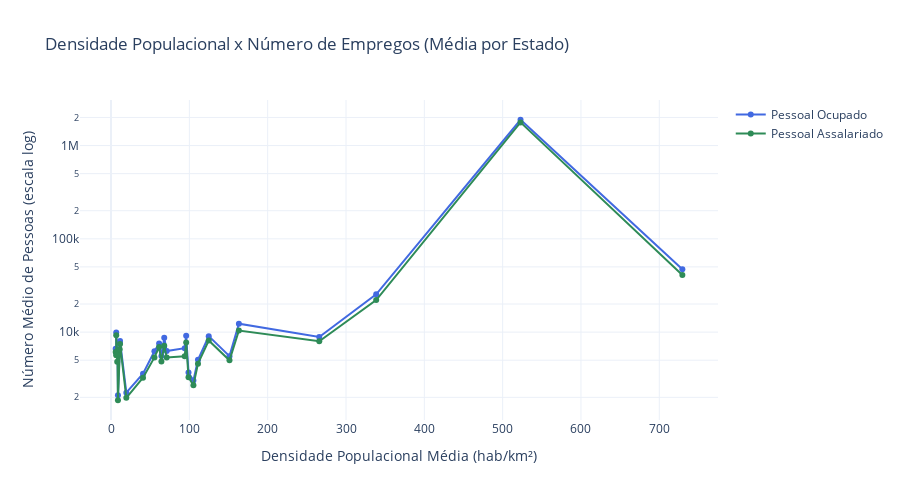

The notebook cell this image was saved under:
### Markdown cell above
<a id="4"></a>
### 4 - Estados mais populosos têm mais empregos, mas piores indicadores de saúde?
#### O primeiro gráfico, que analisa densidade populacional versus número de empregos, mostra que estados mais densamente povoados tendem a ter mais empregos formais e informais, devido à urbanização e maior atividade econômica. O Distrito Federal é um destaque, com altíssimo número de empregos, sendo um outlier positivo.

### Code cell
# Carregar os dados
df = pd.read_csv("dataFrame/BrStatsAtualizada.csv", sep=";", low_memory=False)

# Converter colunas
for col in ["povoamento", "PessoalOcupado", "PessoalAssalariado"]:
    df[col] = pd.to_numeric(df[col].astype(str).str.replace(",", "."), errors="coerce")

# Agrupar por estado (UF)
df_estado = df.groupby("UF")[["povoamento", "PessoalOcupado", "PessoalAssalariado"]].mean().reset_index()

# Ordenar pela densidade populacional
df_estado = df_estado.sort_values("povoamento")

# Criar gráfico de linhas
fig = go.Figure()

fig.add_trace(go.Scatter(
    x=df_estado["povoamento"],
    y=df_estado["PessoalOcupado"],
    mode="lines+markers",
    name="Pessoal Ocupado",
    line=dict(color="royalblue"),
    hovertext=df_estado["UF"]
))

fig.add_trace(go.Scatter(
    x=df_estado["povoamento"],
    y=df_estado["PessoalAssalariado"],
    mode="lines+markers",
    name="Pessoal Assalariado",
    line=dict(color="seagreen"),
    hovertext=df_estado["UF"]
))

fig.update_layout(
    title="Densidade Populacional x Número de Empregos (Média por Estado)",
    xaxis_title="Densidade Populacional Média (hab/km²)",
    yaxis_title="Número Médio de Pessoas (escala log)",
    height=500,
    width=900,
    template="plotly_white",
    hovermode="x unified"
)

fig.update_yaxes(type='log')


fig.show()

### Figure 1 — Plotly figure (JSON) as saved in the notebook; plotly's stock layout.template omitted (floating-point values rounded to 4 significant figures)
{"data": [{"hovertext": ["RR", "AC", "AM", "MT", "RO", "TO", "MS", "AP", "PI", "MA", "GO", "PA", "BA", "PR", "MG", "RS", "SC", "RN", "PB", "AL", "CE", "SE", "ES", "PE", "SP", "DF", "RJ"], "line": {"color": "royalblue"}, "mode": "lines+markers", "name": "Pessoal Ocupado", "type": "scatter", "x": [5.887, 6.593, 6.626, 7.872, 8.242, 8.82, 11.0, 11.49, 19.54, 40.82, 55.4, 61.39, 64.32, 67.93, 71.06, 94.0, 95.92, 98.9, 105.2, 111.0, 124.7, 151.2, 163.2, 265.9, 338.5, 522.8, 729.4], "y": [6619.0, 6013.0, 9931.0, 5703.0, 6559.0, 2103.0, 7598.0, 8016.0, 2244.0, 3581.0, 6221.0, 7557.0, 5546.0, 8692.0, 6260.0, 6714.0, 9148.0, 3696.0, 3035.0, 5049.0, 9055.0, 5525.0, 12310.0, 8878.0, 25400.0, 1889000.0, 47310.0]}, {"hovertext": ["RR", "AC", "AM", "MT", "RO", "TO", "MS", "AP", "PI", "MA", "GO", "PA", "BA", "PR", "MG", "RS", "SC", "RN", "PB", "AL", "CE", "SE", "ES", "PE", "SP", "DF", "RJ"], "line": {"color": "seagreen"}, "mode": "lines+markers", "name": "Pessoal Assalariado", "type": "scatter", "x": [5.887, 6.593, 6.626, 7.872, 8.242, 8.82, 11.0, 11.49, 19.54, 40.82, 55.4, 61.39, 64.32, 67.93, 71.06, 94.0, 95.92, 98.9, 105.2, 111.0, 124.7, 151.2, 163.2, 265.9, 338.5, 522.8, 729.4], "y": [6108.0, 5652.0, 9265.0, 4800.0, 5710.0, 1861.0, 6553.0, 7469.0, 1975.0, 3242.0, 5360.0, 6929.0, 4833.0, 7144.0, 5338.0, 5499.0, 7745.0, 3281.0, 2695.0, 4592.0, 8118.0, 4982.0, 10400.0, 7973.0, 22070.0, 1771000.0, 41010.0]}], "layout": {"height": 500, "hovermode": "x unified", "title": {"text": "Densidade Populacional x Número de Empregos (Média por Estado)"}, "width": 900, "xaxis": {"title": {"text": "Densidade Populacional Média (hab/km²)"}}, "yaxis": {"title": {"text": "Número Médio de Pessoas (escala log)"}, "type": "log"}}}
